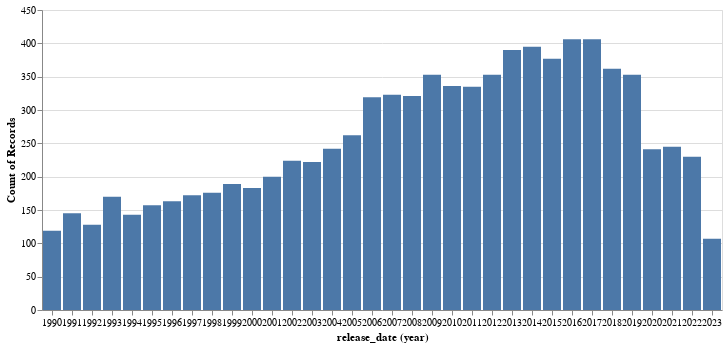

Notebook source saved alongside this figure:
### Code cell
alt.Chart(movies_df).mark_bar().encode(
    x='year(release_date):O',
    y='count()',
    tooltip='count()',
).interactive()

### Figure 1 — Vega specification as saved in the notebook (floating-point values rounded to 4 significant figures)
{"$schema": "https://vega.github.io/schema/vega/v5.json", "data": [{"name": "param_1_store"}, {"name": "source_0", "values": [{"__count": 107, "year_release_date": "2023-01-01T00:00:00.000"}, {"__count": 230, "year_release_date": "2022-01-01T00:00:00.000"}, {"__count": 245, "year_release_date": "2021-01-01T00:00:00.000"}, {"__count": 241, "year_release_date": "2020-01-01T00:00:00.000"}, {"__count": 353, "year_release_date": "2019-01-01T00:00:00.000"}, {"__count": 362, "year_release_date": "2018-01-01T00:00:00.000"}, {"__count": 406, "year_release_date": "2017-01-01T00:00:00.000"}, {"__count": 406, "year_release_date": "2016-01-01T00:00:00.000"}, {"__count": 377, "year_release_date": "2015-01-01T00:00:00.000"}, {"__count": 395, "year_release_date": "2014-01-01T00:00:00.000"}, {"__count": 390, "year_release_date": "2013-01-01T00:00:00.000"}, {"__count": 353, "year_release_date": "2012-01-01T00:00:00.000"}, {"__count": 335, "year_release_date": "2011-01-01T00:00:00.000"}, {"__count": 336, "year_release_date": "2010-01-01T00:00:00.000"}, {"__count": 353, "year_release_date": "2009-01-01T00:00:00.000"}, {"__count": 321, "year_release_date": "2008-01-01T00:00:00.000"}, {"__count": 323, "year_release_date": "2007-01-01T00:00:00.000"}, {"__count": 319, "year_release_date": "2006-01-01T00:00:00.000"}, {"__count": 262, "year_release_date": "2005-01-01T00:00:00.000"}, {"__count": 242, "year_release_date": "2004-01-01T00:00:00.000"}, {"__count": 222, "year_release_date": "2003-01-01T00:00:00.000"}, {"__count": 224, "year_release_date": "2002-01-01T00:00:00.000"}, {"__count": 200, "year_release_date": "2001-01-01T00:00:00.000"}, {"__count": 183, "year_release_date": "2000-01-01T00:00:00.000"}, {"__count": 189, "year_release_date": "1999-01-01T00:00:00.000"}, {"__count": 176, "year_release_date": "1998-01-01T00:00:00.000"}, {"__count": 172, "year_release_date": "1997-01-01T00:00:00.000"}, {"__count": 163, "year_release_date": "1996-01-01T00:00:00.000"}, {"__count": 157, "year_release_date": "1995-01-01T00:00:00.000"}, {"__count": 143, "year_release_date": "1994-01-01T00:00:00.000"}, {"__count": 170, "year_release_date": "1993-01-01T00:00:00.000"}, {"__count": 128, "year_release_date": "1992-01-01T00:00:00.000"}, {"__count": 145, "year_release_date": "1991-01-01T00:00:00.000"}, {"__count": 119, "year_release_date": "1990-01-01T00:00:00.000"}], "transform": [{"type": "formula", "expr": "toDate(datum['year_release_date'])", "as": "year_release_date"}]}, {"name": "source_0_x_domain_year_release_date", "values": [{"year_release_date": "2023-01-01T00:00:00.000"}, {"year_release_date": "2022-01-01T00:00:00.000"}, {"year_release_date": "2021-01-01T00:00:00.000"}, {"year_release_date": "2020-01-01T00:00:00.000"}, {"year_release_date": "2019-01-01T00:00:00.000"}, {"year_release_date": "2018-01-01T00:00:00.000"}, {"year_release_date": "2017-01-01T00:00:00.000"}, {"year_release_date": "2016-01-01T00:00:00.000"}, {"year_release_date": "2015-01-01T00:00:00.000"}, {"year_release_date": "2014-01-01T00:00:00.000"}, {"year_release_date": "2013-01-01T00:00:00.000"}, {"year_release_date": "2012-01-01T00:00:00.000"}, {"year_release_date": "2011-01-01T00:00:00.000"}, {"year_release_date": "2010-01-01T00:00:00.000"}, {"year_release_date": "2009-01-01T00:00:00.000"}, {"year_release_date": "2008-01-01T00:00:00.000"}, {"year_release_date": "2007-01-01T00:00:00.000"}, {"year_release_date": "2006-01-01T00:00:00.000"}, {"year_release_date": "2005-01-01T00:00:00.000"}, {"year_release_date": "2004-01-01T00:00:00.000"}, {"year_release_date": "2003-01-01T00:00:00.000"}, {"year_release_date": "2002-01-01T00:00:00.000"}, {"year_release_date": "2001-01-01T00:00:00.000"}, {"year_release_date": "2000-01-01T00:00:00.000"}, {"year_release_date": "1999-01-01T00:00:00.000"}, {"year_release_date": "1998-01-01T00:00:00.000"}, {"year_release_date": "1997-01-01T00:00:00.000"}, {"year_release_date": "1996-01-01T00:00:00.000"}, {"year_release_date": "1995-01-01T00:00:00.000"}, {"year_release_date": "1994-01-01T00:00:00.000"}, {"year_release_date": "1993-01-01T00:00:00.000"}, {"year_release_date": "1992-01-01T00:00:00.000"}, {"year_release_date": "1991-01-01T00:00:00.000"}, {"year_release_date": "1990-01-01T00:00:00.000"}], "transform": [{"type": "formula", "expr": "toDate(datum['year_release_date'])", "as": "year_release_date"}]}, {"name": "source_0_y_domain___count", "values": [{"min": 107, "max": 406}]}], "signals": [{"name": "x_step", "value": 20}, {"name": "width", "update": "bandspace(domain('x').length, 0.1, 0.05) * x_step"}, {"name": "unit", "value": {}, "on": [{"events": "pointermove", "update": "isTuple(group()) ? group() : unit"}]}, {"name": "param_1", "update": "vlSelectionResolve(\"param_1_store\", \"union\")"}, {"name": "param_1_year_release_date", "on": [{"events": [{"source": "view", "type": "dblclick"}], "update": "null"}, {"events": {"signal": "param_1_translate_delta"}, "update": "panLinear(param_1_translate_anchor.extent_x, -param_1_translate_delta.x / width)"}, {"events": {"signal": "param_1_zoom_delta"}, "update": "zoomLinear(domain(\"x\"), param_1_zoom_anchor.x, param_1_zoom_delta)"}]}, {"name": "param_1_tuple", "on": [{"events": [{"signal": "param_1_year_release_date"}], "update": "param_1_year_release_date ? {unit: \"\", fields: param_1_tuple_fields, values: [param_1_year_release_date]} : null"}]}, {"name": "param_1_tuple_fields", "value": [{"field": "year_release_date", "channel": "x", "type": "E"}]}, {"name": "param_1_translate_anchor", "value": {}, "on": [{"events": [{"source": "scope", "type": "pointerdown"}], "update": "{x: x(unit), y: y(unit), extent_x: domain(\"x\")}"}]}, {"name": "param_1_translate_delta", "value": {}, "on": [{"events": [{"source": "window", "between": [{"source": "scope", "type": "pointerdown"}, {"source": "window", "type": "pointerup"}], "consume": true, "type": "pointermove"}], "update": "{x: param_1_translate_anchor.x - x(unit), y: param_1_translate_anchor.y - y(unit)}"}]}, {"name": "param_1_zoom_anchor", "on": [{"events": [{"source": "scope", "type": "wheel", "consume": true}], "update": "{x: invert(\"x\", x(unit)), y: invert(\"y\", y(unit))}"}]}, {"name": "param_1_zoom_delta", "on": [{"events": [{"source": "scope", "type": "wheel", "consume": true}], "update": "pow(1.001, event.deltaY * pow(16, event.deltaMode))", "force": true}]}, {"name": "param_1_modify", "on": [{"events": {"signal": "param_1_tuple"}, "update": "modify(\"param_1_store\", param_1_tuple, true)"}]}], "marks": [{"type": "rect", "name": "marks", "from": {"data": "source_0"}, "encode": {"update": {"tooltip": {"signal": "format(datum[\"__count\"], \"\")"}, "width": {"signal": "max(0.25, bandwidth('x'))"}, "ariaRoleDescription": {"value": "bar"}, "x": {"field": "year_release_date", "scale": "x"}, "y2": {"value": 0, "scale": "y"}, "y": {"field": "__count", "scale": "y"}, "description": {"signal": "\"release_date (year): \" + (timeFormat(datum[\"year_release_date\"], timeUnitSpecifier([\"year\"], {\"year-month\":\"%b %Y \",\"year-month-date\":\"%b %d, %Y \"}))) + \"; Count of Records: \" + (format(datum[\"__count\"], \"\"))"}, "fill": {"value": "#4c78a8"}}}, "interactive": true, "style": ["bar"]}], "scales": [{"name": "x", "type": "band", "domain": {"data": "source_0_x_domain_year_release_date", "field": "year_release_date", "sort": true}, "range": {"step": {"signal": "x_step"}}, "paddingOuter": 0.05, "paddingInner": 0.1}, {"name": "y", "type": "linear", "domain": [{"signal": "(data(\"source_0_y_domain___count\")[0] || {}).min"}, {"signal": "(data(\"source_0_y_domain___count\")[0] || {}).max"}], "range": [{"signal": "height"}, 0], "zero": true, "nice": true}], "axes": [{"scale": "y", "orient": "left", "grid": true, "maxExtent": 0, "aria": false, "domain": false, "gridScale": "x", "tickCount": {"signal": "ceil(height/40)"}, "minExtent": 0, "ticks": false, "zindex": 0, "labels": false}, {"scale": "x", "formatType": "time", "format": {"signal": "timeUnitSpecifier([\"year\"], {\"year-month\":\"%b %Y \",\"year-month-date\":\"%b %d, %Y \"})"}, "orient": "bottom", "tickMinStep": {"signal": "datetime(2002, 0, 1, 0, 0, 0, 0) - datetime(2001, 0, 1, 0, 0, 0, 0)"}, "grid": false, "title": "release_date (year)", "labelOverlap": true, "zindex": 0}, {"scale": "y", "grid": false, "tickCount": {"signal": "ceil(height/40)"}, "orient": "left", "title": "Count of Records", "labelOverlap": true, "zindex": 0}], "style": "cell", "padding": 5, "height": 300, "background": "white"}
